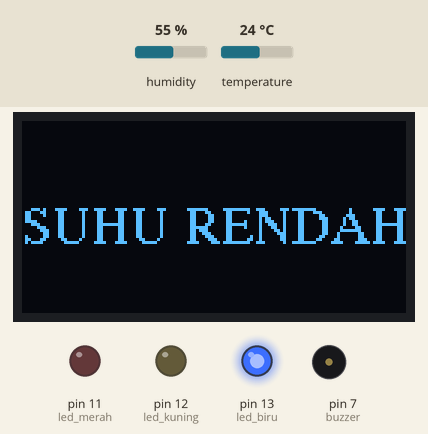
Bench run of a sketch on a simulated Arduino Uno, built with avr-gcc and run on an emulated ATmega328P. Shown: 128×64 one-colour display, output pins drawn as LEDs (lit = HIGH), buzzer (waves = sounding). Inputs (shaded band) come from the test bench; at power-on: temperature 24 °C, humidity 55 %.

Above: at 4.8 s.
4.9 s: temperature set to 28.5 °C
7.9 s: temperature set to 29.3 °C
At 9.5 s:
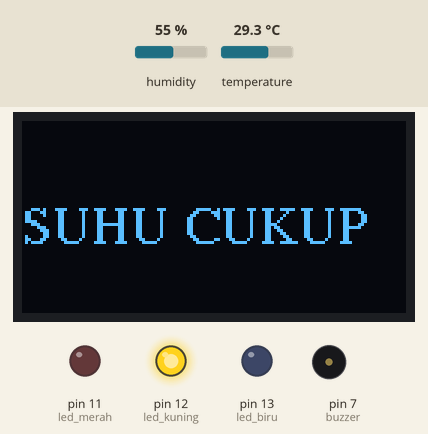
10.9 s: temperature set to 34.2 °C
13.9 s: temperature set to 35.8 °C
At 15.4 s:
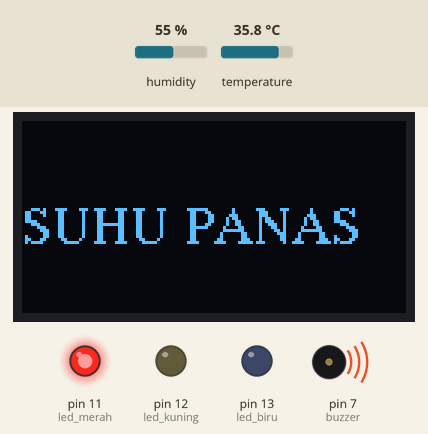
16.9 s: temperature set to 12 °C
At 19.9 s:
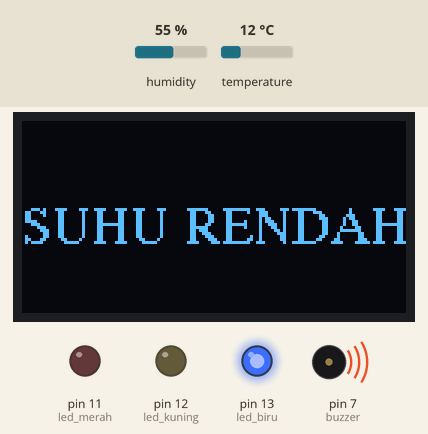
20.2 s: temperature set to 41 °C
At 21.6 s:
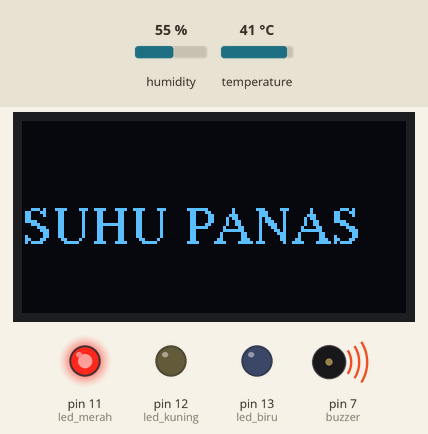
Timing chart, 0 to 24.2 s (numbered marks = the images above; inputs shaded):
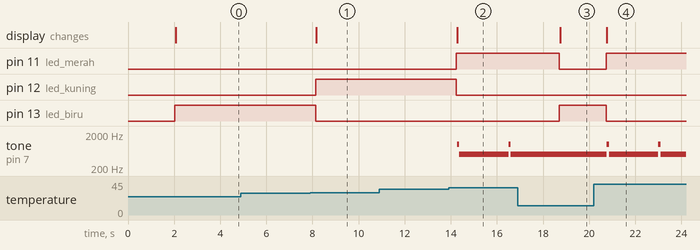

The sketch:

SUHU_DHT22_LCD_OLED.ino
```cpp
#include <DHT.h>
#include <Adafruit_SSD1306.h>
#include <Adafruit_GFX.h>
#include <Fonts/FreeSerif9pt7b.h>

#define dht_pin 2
#define led_merah 11
#define led_kuning 12
#define led_biru 13
#define buzzer 7
#define SCREEN_WIDTH 128
#define SCREEN_HEIGHT 64
#define DHTTYPE DHT22
Adafruit_SSD1306 display(SCREEN_WIDTH, SCREEN_HEIGHT, &Wire, -1);
DHT dht(dht_pin, DHTTYPE);

void setup(){
Serial.begin(115200);
dht.begin();
display.begin(SSD1306_SWITCHCAPVCC, 0x3C);
display.clearDisplay();
pinMode(buzzer, OUTPUT);
pinMode(led_merah, OUTPUT);
pinMode(led_kuning, OUTPUT);
pinMode(led_biru, OUTPUT);

}

void loop(){
delay(2000);
display.setFont(&FreeSerif9pt7b);
display.clearDisplay();
display.setTextSize(1);
display.setTextColor(WHITE);
display.setCursor(0, 40);

float h = dht.readHumidity();
float suhu = dht.readTemperature();
float f = dht.readTemperature(true);

if (isnan (h) || isnan (suhu) || isnan (f)) {
  return;

}

float hif = dht.computeHeatIndex(f,h);
float hic = dht.computeHeatIndex(suhu,h, false);

if (suhu <29) {
  digitalWrite(led_merah, LOW);
  digitalWrite(led_kuning, LOW);
  digitalWrite(led_biru, HIGH);
  display.println("SUHU RENDAH");
  display.display();
  //tone(buzzer, LOW);

}

else if (suhu <=35 and suhu >=29){
  digitalWrite(led_merah, LOW);
  digitalWrite(led_kuning, HIGH);
  digitalWrite(led_biru, LOW);
  display.println("SUHU CUKUP");
  display.display();
  //tone(buzzer, 0);

}
else if (suhu >35){
  digitalWrite(led_merah, HIGH);
  digitalWrite(led_kuning, LOW);
  digitalWrite(led_biru, LOW);
  display.println("SUHU PANAS");
  display.display();
  tone(buzzer, 1000);
  delay(100);
  tone(buzzer, 500);
  delay(100);
}

else {
  digitalWrite(led_merah, LOW);
  digitalWrite(led_kuning, LOW);
  digitalWrite(led_biru, LOW);
  display.println("    ");
  display.display();
  //tone(buzzer, 0);
}
}
```

Measured:
- the behaviour switches between 28.9 and 29 °C on temperature (found by bisection; images 0 and 1)
- the behaviour switches between 35 and 35.1 °C on temperature (found by bisection; images 1 and 2)
- after the input at 4.9 s, every drawn part: stays the same
- after the input at 7.9 s, pin 12 (led_kuning): LOW → HIGH after 0.24 s; pin 13 (led_biru): HIGH → LOW after 0.24 s; the display: changes after 0.27 s (image 1)
- after the input at 10.9 s, every drawn part: stays the same
- after the input at 13.9 s, pin 11 (led_merah): LOW → HIGH after 0.34 s; pin 12 (led_kuning): HIGH → LOW after 0.34 s; tone on pin 7 (buzzer): alternates 1000 Hz for 0.10 s and 500 Hz for 2.1 s, starting after 0.37 s; the display: changes after 0.37 s (image 2)
- after the input at 16.9 s, pin 11 (led_merah): HIGH → LOW after 1.8 s; pin 13 (led_biru): LOW → HIGH after 1.8 s; tone on pin 7 (buzzer): stays 500 Hz (without the input it goes to 1000 Hz after 1.8 s); the display: changes after 1.8 s (image 3)
- after the input at 20.2 s, pin 11 (led_merah): LOW → HIGH after 0.54 s; pin 13 (led_biru): HIGH → LOW after 0.54 s; tone on pin 7 (buzzer): alternates 1000 Hz for 0.10 s and 500 Hz for 2.1 s, starting after 0.57 s; the display: changes after 0.57 s (image 4)
